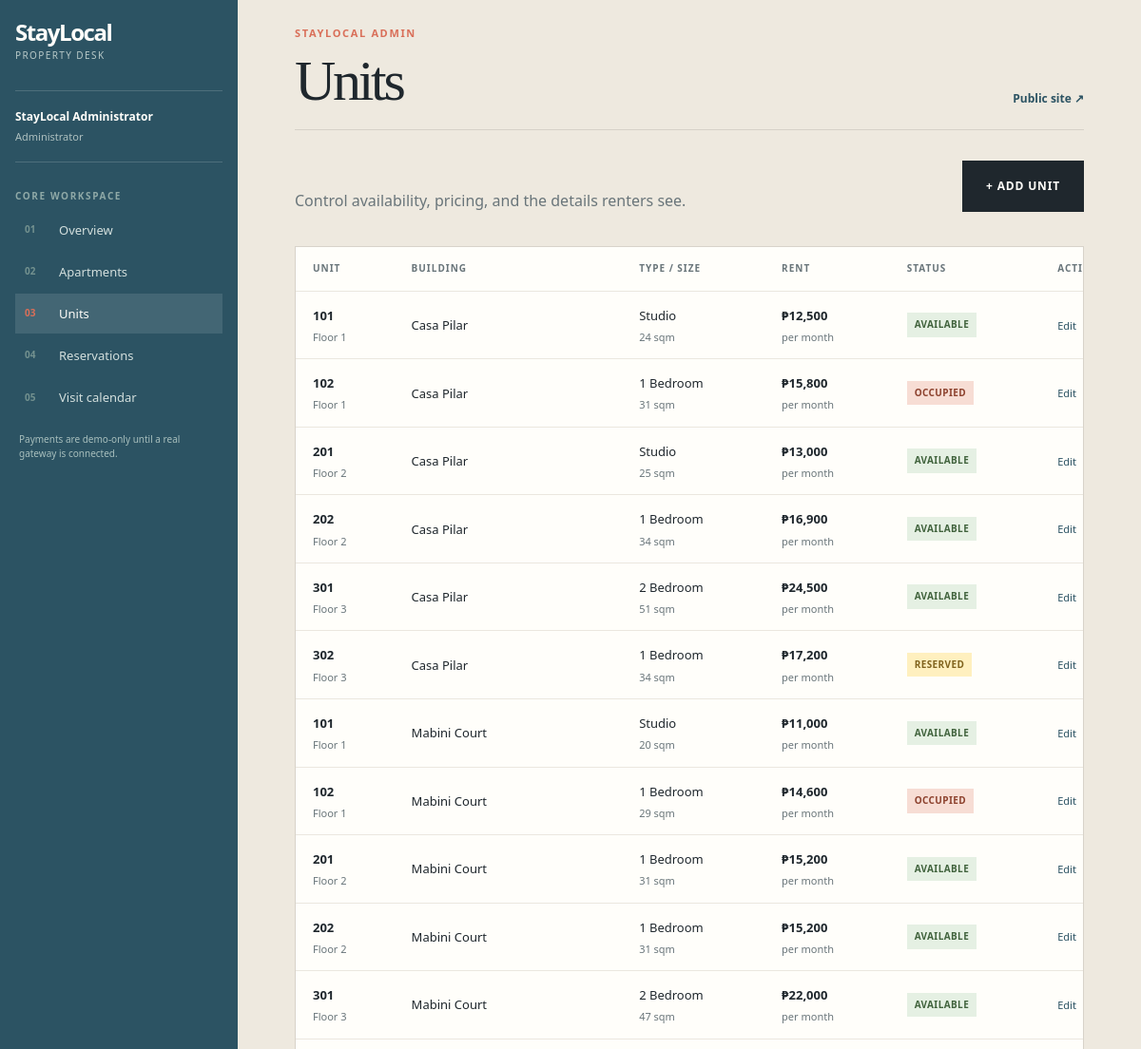
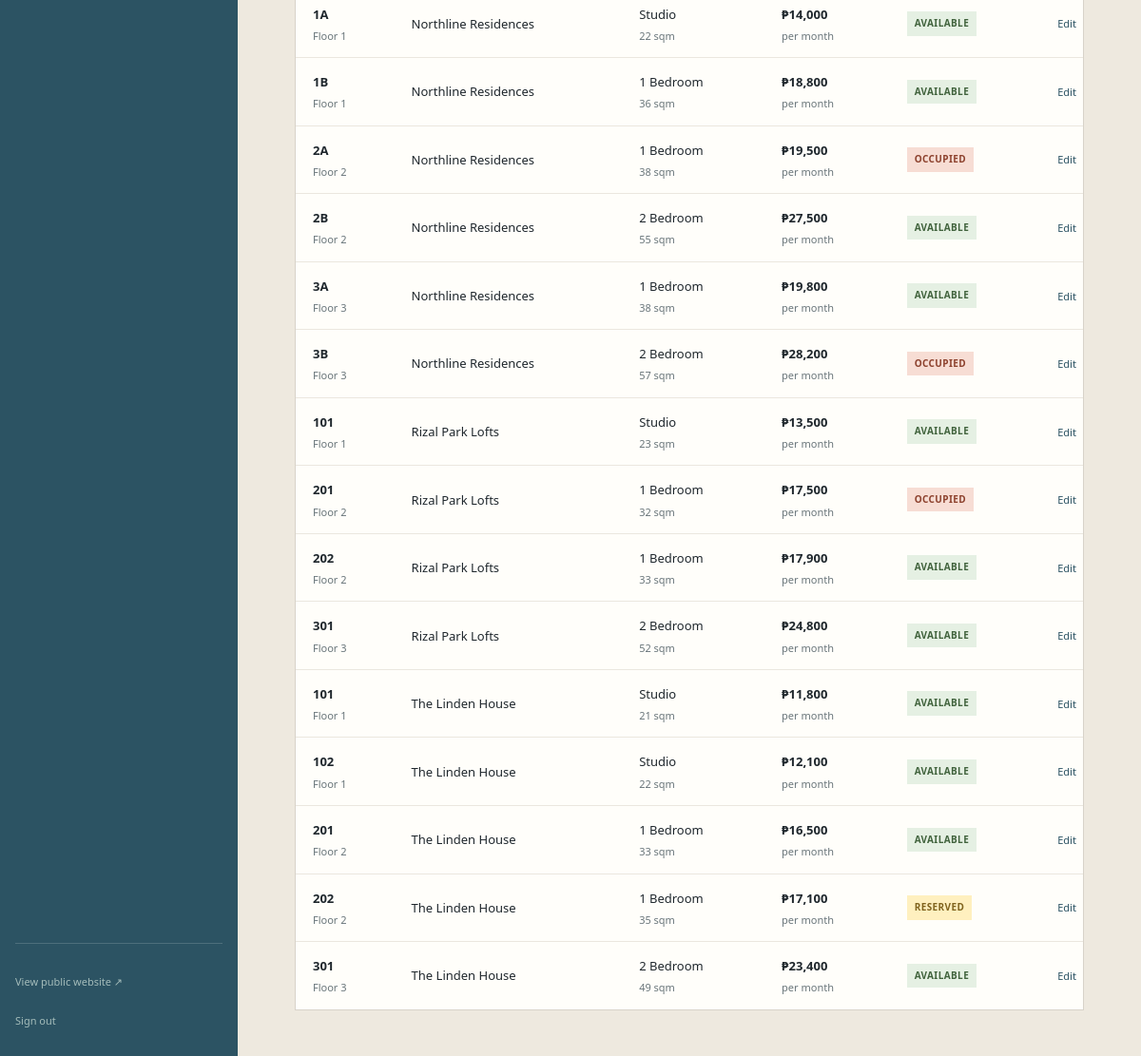
/admin/units.php (signed in), run on the app's committed database (2 pictures, top to bottom).
### tables this page shows
CREATE TABLE units (
    id INT UNSIGNED NOT NULL AUTO_INCREMENT,
    apartment_id INT UNSIGNED NOT NULL,
    floor_number TINYINT UNSIGNED NOT NULL,
    unit_number VARCHAR(20) NOT NULL,
    unit_type VARCHAR(60) NOT NULL,
    size_sqm DECIMAL(6,2) NOT NULL,
    monthly_rent DECIMAL(10,2) NOT NULL,
    image_url VARCHAR(255) DEFAULT NULL,
    features TEXT DEFAULT NULL,
    status ENUM('available', 'occupied', 'reserved') NOT NULL DEFAULT 'available',
    PRIMARY KEY (id),
    UNIQUE KEY unique_apartment_unit (apartment_id, unit_number),
    INDEX idx_units_status (status),
    CONSTRAINT fk_units_apartment FOREIGN KEY (apartment_id) REFERENCES apartments(id) ON DELETE CASCADE ON UPDATE CASCADE
);

CREATE TABLE apartments (
    id INT UNSIGNED NOT NULL AUTO_INCREMENT,
    name VARCHAR(120) NOT NULL,
    area VARCHAR(100) NOT NULL,
    address VARCHAR(180) NOT NULL,
    description TEXT NOT NULL,
    pet_friendly TINYINT(1) NOT NULL DEFAULT 0,
    image_url VARCHAR(255) NOT NULL DEFAULT 'assets/feat-view.jpg',
    featured TINYINT(1) NOT NULL DEFAULT 0,
    PRIMARY KEY (id),
    INDEX idx_apartments_area (area),
    INDEX idx_apartments_pet_friendly (pet_friendly)
);

### config/database.php (called while the page is built, shortened)
<?php
function e(?string $value): string
{
    return htmlspecialchars($value ?? '', ENT_QUOTES, 'UTF-8');
}
function pesos(int|float $amount): string
{
    return '₱' . number_format((float) $amount, 0);
}

### admin/units.php (the view, shortened to what this page needs)
<?php
require_once __DIR__ . '/../config/database.php';
$action = (string)($_GET['action'] ?? 'list');
$error = null;
$editing = ['id' => 0, 'apartment_id' => 0, 'floor_number' => 1, 'unit_number' => '', 'unit_type' => 'Studio', 'size_sqm' => '', 'monthly_rent' => '', 'image_url' => 'assets/unit-studio.jpg', 'features' => '', 'status' => 'available'];
try {
    $pdo = db();
    $apartments = $pdo->query('SELECT id, name FROM apartments ORDER BY name')->fetchAll();
    $units = $pdo->query('SELECT u.*, a.name AS apartment_name FROM units u JOIN apartments a ON a.id = u.apartment_id ORDER BY a.name, u.floor_number, u.unit_number')->fetchAll();
} catch (Throwable $exception) {
    $dbError = 'Unable to load units. Verify the MySQL connection and schema.';
    $apartments = $units = [];
}
$pageTitle = $action === 'new' ? 'Add unit' : ($action === 'edit' ? 'Edit unit' : 'Units');
$currentAdminPage = 'units';
require __DIR__ . '/partials/header.php';
?>
<?php if ($action === 'new' || $action === 'edit'): ?>
    <div class="admin-page-actions"><a class="text-link" href="units.php">← Back to units</a></div>
    <?php if ($error): ?><div class="form-alert" role="alert"><?= e($error) ?></div><?php endif; ?>
    <form method="post" class="admin-form-card"><input type="hidden" name="csrf" value="<?= e(adminCsrfToken()) ?>"><input type="hidden" name="form_action" value="save"><input type="hidden" name="id" value="<?= (int)$editing['id'] ?>"><div class="admin-form-heading"><div><p class="eyebrow">UNIT DETAILS</p><h2><?= $editing['id'] ? 'Update this unit' : 'Create a new unit' ?></h2></div><button class="button button-dark" type="submit">Save unit →</button></div><div class="form-grid"><label>Apartment<select name="apartment_id" required><option value="">Choose apartment</option><?php foreach ($apartments as $apartment): ?><option value="<?= (int)$apartment['id'] ?>" <?= (int)$editing['apartment_id'] === (int)$apartment['id'] ? 'selected' : '' ?>><?= e($apartment['name']) ?></option><?php endforeach; ?></select></label><label>Floor number<input type="number" min="1" name="floor_number" required value="<?= e((string)$editing['floor_number']) ?>"></label><label>Unit number<input type="text" name="unit_number" required value="<?= e($editing['unit_number']) ?>"></label><label>Unit type<input type="text" name="unit_type" required value="<?= e($editing['unit_type']) ?>"></label><label>Size (sqm)<input type="number" min="1" step="0.01" name="size_sqm" required value="<?= e((string)$editing['size_sqm']) ?>"></label><label>Monthly rent (₱)<input type="number" min="1" step="0.01" name="monthly_rent" required value="<?= e((string)$editing['monthly_rent']) ?>"></label><label>Status<select name="status"><?php foreach (['available','occupied','reserved'] as $status): ?><option value="<?= $status ?>" <?= $editing['status'] === $status ? 'selected' : '' ?>><?= ucfirst($status) ?></option><?php endforeach; ?></select></label><label>Primary image path<input type="text" name="image_url" value="<?= e($editing['image_url']) ?>"></label></div><label class="admin-wide-label">Features, separated by commas<textarea name="features" rows="4" placeholder="Fiber Ready, Balcony, Air Conditioning"><?= e($editing['features']) ?></textarea></label></form>
<?php else: ?>
    <section class="admin-page-toolbar"><div><p class="admin-lede">Control availability, pricing, and the details renters see.</p></div><a class="button button-dark" href="units.php?action=new">+ Add unit</a></section>
    <div class="admin-panel admin-list-panel"><div class="admin-table-wrap"><table class="admin-table admin-table-wide"><thead><tr><th>Unit</th><th>Building</th><th>Type / size</th><th>Rent</th><th>Status</th><th>Actions</th></tr></thead><tbody><?php foreach ($units as $unit): ?><tr><td><strong><?= e($unit['unit_number']) ?></strong><small>Floor <?= (int)$unit['floor_number'] ?></small></td><td><?= e($unit['apartment_name']) ?></td><td><?= e($unit['unit_type']) ?><small><?= (float)$unit['size_sqm'] ?> sqm</small></td><td><strong><?= pesos((float)$unit['monthly_rent']) ?></strong><small>per month</small></td><td><span class="status-pill status-<?= e($unit['status']) ?>"><?= e($unit['status']) ?></span></td><td><div class="table-actions"><a href="units.php?action=edit&id=<?= (int)$unit['id'] ?>">Edit</a><form method="post" onsubmit="return confirm('Delete this unit?');"><input type="hidden" name="csrf" value="<?= e(adminCsrfToken()) ?>"><input type="hidden" name="form_action" value="delete"><input type="hidden" name="id" value="<?= (int)$unit['id'] ?>"><button type="submit">Delete</button></form><a href="../unit.php?id=<?= (int)$unit['id'] ?>">View ↗</a></div></td></tr><?php endforeach; ?></tbody></table></div></div>
<?php endif; ?>
<?php require __DIR__ . '/partials/footer.php'; ?>

### admin/partials/header.php (shortened to what this page needs)
<?php
require_once __DIR__ . '/../../config/database.php';
$pageTitle = $pageTitle ?? 'Admin dashboard';
$adminName = $_SESSION['admin_name'] ?? 'Administrator';
$currentAdminPage = $currentAdminPage ?? 'dashboard';
?><!doctype html>
<html lang="en">
<head>
    <link rel="stylesheet" href="../assets/style.css">
</head>
<body class="admin-body">
<div class="admin-app">
    <aside class="admin-sidebar">
        <a class="admin-brand" href="index.php"><strong>StayLocal</strong><small>property desk</small></a>
        <div class="admin-user"><div><strong><?= e($adminName) ?></strong><small>Administrator</small></div></div>
        <nav class="admin-nav" aria-label="Admin navigation">
            <p class="admin-nav-label">Core workspace</p>
            <a class="<?= $currentAdminPage === 'dashboard' ? 'active' : '' ?>" href="index.php"><span>01</span>Overview</a>
            <a class="<?= $currentAdminPage === 'apartments' ? 'active' : '' ?>" href="apartments.php"><span>02</span>Apartments</a>
            <a class="<?= $currentAdminPage === 'units' ? 'active' : '' ?>" href="units.php"><span>03</span>Units</a>
            <a class="<?= $currentAdminPage === 'reservations' ? 'active' : '' ?>" href="reservations.php"><span>04</span>Reservations</a>
            <a class="<?= $currentAdminPage === 'visits' ? 'active' : '' ?>" href="visits.php"><span>05</span>Visit calendar</a>
            <p class="admin-nav-note">Payments are demo-only until a real gateway is connected.</p>
        </nav>
        <div class="admin-sidebar-bottom"><a href="../index.php">View public website ↗</a><a href="logout.php">Sign out</a></div>
    </aside>
    <main class="admin-main">
        <header class="admin-topbar"><div><p class="eyebrow">STAYLOCAL ADMIN</p><h1><?= e($pageTitle) ?></h1></div><div class="admin-topbar-actions"><a class="admin-public-link" href="../index.php">Public site ↗</a></div></header>

### admin/partials/footer.php
    </main>
</div>
</body>
</html>

### data on the page
units: unit_number "101", floor_number "1", apartment.name "Casa Pilar", unit_type "Studio", size_sqm "24", monthly_rent "₱12,500", status "AVAILABLE"
units: unit_number "102", floor_number "1", apartment.name "Casa Pilar", unit_type "1 Bedroom", size_sqm "31", monthly_rent "₱15,800", status "OCCUPIED"
units: unit_number "201", floor_number "2", apartment.name "Casa Pilar", unit_type "Studio", size_sqm "25", monthly_rent "₱13,000", status "AVAILABLE"
units: unit_number "202", floor_number "2", apartment.name "Casa Pilar", unit_type "1 Bedroom", size_sqm "34", monthly_rent "₱16,900", status "AVAILABLE"
units: unit_number "301", floor_number "3", apartment.name "Casa Pilar", unit_type "2 Bedroom", size_sqm "51", monthly_rent "₱24,500", status "AVAILABLE"
units: unit_number "302", floor_number "3", apartment.name "Casa Pilar", unit_type "1 Bedroom", size_sqm "34", monthly_rent "₱17,200", status "RESERVED"
units: unit_number "101", floor_number "1", apartment.name "Mabini Court", unit_type "Studio", size_sqm "20", monthly_rent "₱11,000", status "AVAILABLE"
units: unit_number "102", floor_number "1", apartment.name "Mabini Court", unit_type "1 Bedroom", size_sqm "29", monthly_rent "₱14,600", status "OCCUPIED"
units: unit_number "201", floor_number "2", apartment.name "Mabini Court", unit_type "1 Bedroom", size_sqm "31", monthly_rent "₱15,200", status "AVAILABLE"
units: unit_number "202", floor_number "2", apartment.name "Mabini Court", unit_type "1 Bedroom", size_sqm "31", monthly_rent "₱15,200", status "AVAILABLE"
units: unit_number "301", floor_number "3", apartment.name "Mabini Court", unit_type "2 Bedroom", size_sqm "47", monthly_rent "₱22,000", status "AVAILABLE"
units: unit_number "1A", floor_number "1", apartment.name "Northline Residences", unit_type "Studio", size_sqm "22", monthly_rent "₱14,000", status "AVAILABLE"
units: unit_number "1B", floor_number "1", apartment.name "Northline Residences", unit_type "1 Bedroom", size_sqm "36", monthly_rent "₱18,800", status "AVAILABLE"
units: unit_number "2A", floor_number "2", apartment.name "Northline Residences", unit_type "1 Bedroom", size_sqm "38", monthly_rent "₱19,500", status "OCCUPIED"
units: unit_number "2B", floor_number "2", apartment.name "Northline Residences", unit_type "2 Bedroom", size_sqm "55", monthly_rent "₱27,500", status "AVAILABLE"
units: unit_number "3A", floor_number "3", apartment.name "Northline Residences", unit_type "1 Bedroom", size_sqm "38", monthly_rent "₱19,800", status "AVAILABLE"
units: unit_number "3B", floor_number "3", apartment.name "Northline Residences", unit_type "2 Bedroom", size_sqm "57", monthly_rent "₱28,200", status "OCCUPIED"
units: unit_number "101", floor_number "1", apartment.name "Rizal Park Lofts", unit_type "Studio", size_sqm "23", monthly_rent "₱13,500", status "AVAILABLE"
units: unit_number "201", floor_number "2", apartment.name "Rizal Park Lofts", unit_type "1 Bedroom", size_sqm "32", monthly_rent "₱17,500", status "OCCUPIED"
units: unit_number "202", floor_number "2", apartment.name "Rizal Park Lofts", unit_type "1 Bedroom", size_sqm "33", monthly_rent "₱17,900", status "AVAILABLE"
units: unit_number "301", floor_number "3", apartment.name "Rizal Park Lofts", unit_type "2 Bedroom", size_sqm "52", monthly_rent "₱24,800", status "AVAILABLE"
units: unit_number "101", floor_number "1", apartment.name "The Linden House", unit_type "Studio", size_sqm "21", monthly_rent "₱11,800", status "AVAILABLE"
units: unit_number "102", floor_number "1", apartment.name "The Linden House", unit_type "Studio", size_sqm "22", monthly_rent "₱12,100", status "AVAILABLE"
units: unit_number "201", floor_number "2", apartment.name "The Linden House", unit_type "1 Bedroom", size_sqm "33", monthly_rent "₱16,500", status "AVAILABLE"
units: unit_number "202", floor_number "2", apartment.name "The Linden House", unit_type "1 Bedroom", size_sqm "35", monthly_rent "₱17,100", status "RESERVED"
units: unit_number "301", floor_number "3", apartment.name "The Linden House", unit_type "2 Bedroom", size_sqm "49", monthly_rent "₱23,400", status "AVAILABLE"

### other printed values
$adminName "StayLocal Administrator"
$pageTitle "Units"
